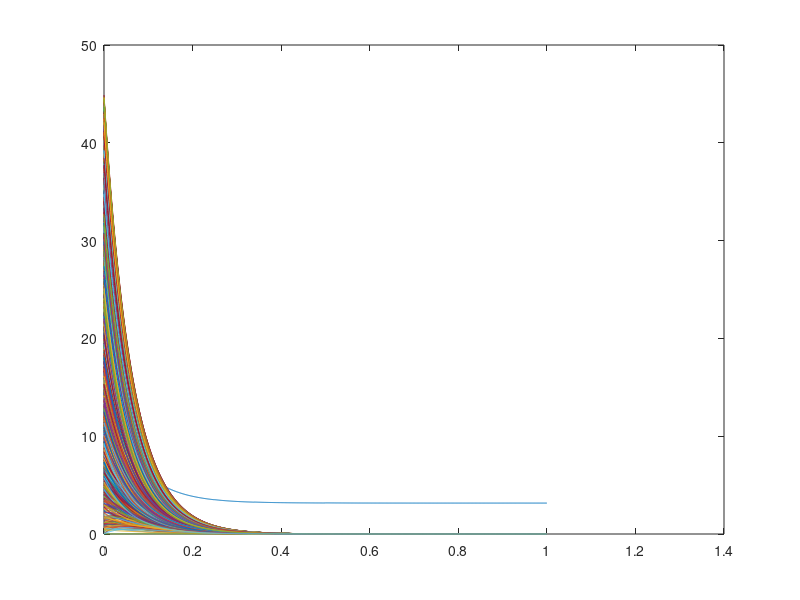
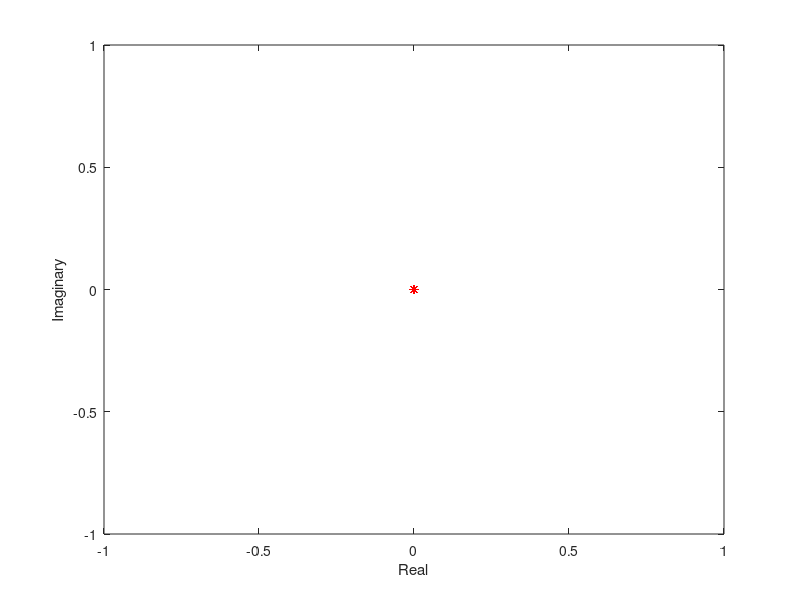

Write the MATLAB code that produced these figures, in order.
%% Random Symmetric Matrix 

%Choose V as the maximum principal component of Js
%%************************************************************************

function [re_o, Re] = Delay

% Parameters:
N = 1000; % network size;
   
%Initializations
Re = 45*rand(N,1); %Initial Rates

%External Input in Hz
S_t = zeros(N,1);
S_t(5) = 20;
S_t(20) = 20;
S_t(50) = 20;
S_t(500) = 20;
S_t(250) = 20;
S_t(340) = 20;% one current injection at the beginning
So = 100; % Constant background Input
So = zeros(N,1) + So;
Input = So + S_t; %Input current includes background and transient
epsilon = 0.5;
Sigma = randn(N,1)*epsilon^1/2; % External noise
V = zeros(N,1); %Input connectivity 
V(1) = 1;
lambda = zeros(N,1) + 2;

%Connectivity (Sparse and Random. Weights follow a normal distribution and
%are scaled 1/n)
lambda = zeros(N,1) + 2;
We = zeros(N,N);
We(1,:) = 0;
for i = 1:N-1
        We(i,i+1) = lambda(i);
end

%Training
dt = 0.001; % Integration step size
L = size(Input,1); %length of integration = lenght of the input
Rates = zeros(N,L);  % Initialize matrix that stores history of the rates
t(1) = 0; %time variable
Re(:,1) = Re;

for n = 1:L
 
   tau_m = 0.060; %membrane time constant
   alpha = 1/tau_m; %leak parameter
 
   
 % Network activation

  h(:,n) = We*Re(:,n) + V*(Input (n)) + Sigma(n); %Input one neuron(External input and recurrent connectivity)
% h(:,n) = sigmf(h(:,n),[2 4]); %Non linear transfer function 
  
    t(n+1) = t(n) + dt; %Time variable with step size dt
   Re(:,n+1) = Re(:,n) - dt*(alpha*(Re(:,n)-h(:,n)*sqrt(dt)));  
    Re(Re < 0) = 0; %Rates are always positive
   
   
end

re_o = Re(:,L); %Save the value of the rates at the last time point - approaches steadystate

figure(1)
plot(t,Re)

   evalues = eig(We);    % Get the eigenvalues of effective connectivity matrix

   figure(2) %   Plot real and imaginary parts
     plot(real(evalues),imag(evalues),'r*') 
     xlabel('Real')
     ylabel('Imaginary')
     
    
end